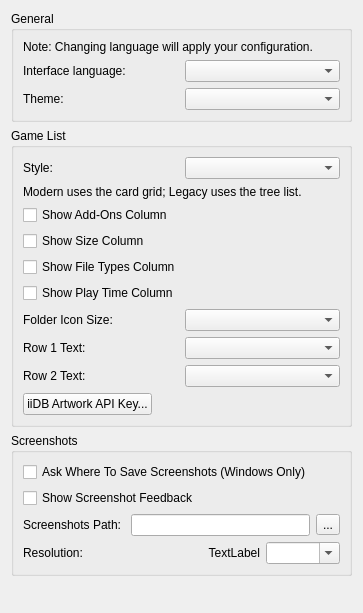
<?xml version="1.0" encoding="UTF-8"?>
<ui version="4.0">
 <class>ConfigureUi</class>
 <widget class="QWidget" name="ConfigureUi">
  <property name="geometry">
   <rect>
    <x>0</x>
    <y>0</y>
    <width>363</width>
    <height>613</height>
   </rect>
  </property>
  <property name="windowTitle">
   <string>Form</string>
  </property>
  <property name="accessibleName">
   <string>UI</string>
  </property>
  <layout class="QVBoxLayout" name="verticalLayout">
   <item>
    <widget class="QGroupBox" name="general_groupBox">
     <property name="title">
      <string>General</string>
     </property>
     <layout class="QHBoxLayout" name="horizontalLayout">
      <item>
       <layout class="QVBoxLayout" name="verticalLayout_2">
        <item>
         <widget class="QLabel" name="label_change_language_info">
          <property name="text">
           <string>Note: Changing language will apply your configuration.</string>
          </property>
          <property name="wordWrap">
           <bool>true</bool>
          </property>
         </widget>
        </item>
        <item>
         <layout class="QHBoxLayout" name="horizontalLayout_2">
          <item>
           <widget class="QLabel" name="language_label">
            <property name="text">
             <string>Interface language:</string>
            </property>
           </widget>
          </item>
          <item>
           <widget class="QComboBox" name="language_combobox"/>
          </item>
         </layout>
        </item>
        <item>
         <layout class="QHBoxLayout" name="horizontalLayout_3">
          <item>
           <widget class="QLabel" name="theme_label">
            <property name="text">
             <string>Theme:</string>
            </property>
           </widget>
          </item>
          <item>
           <widget class="QComboBox" name="theme_combobox"/>
          </item>
         </layout>
        </item>
       </layout>
      </item>
     </layout>
    </widget>
   </item>
   <item>
    <widget class="QGroupBox" name="GameListGroupBox">
     <property name="title">
      <string>Game List</string>
     </property>
     <layout class="QHBoxLayout" name="GameListHorizontalLayout">
      <item>
       <layout class="QVBoxLayout" name="GeneralVerticalLayout">
        <item>
         <layout class="QHBoxLayout" name="game_library_style_layout">
          <item>
           <widget class="QLabel" name="game_library_style_label">
            <property name="text">
             <string>Style:</string>
            </property>
           </widget>
          </item>
          <item>
           <widget class="QComboBox" name="game_library_style_combobox"/>
          </item>
         </layout>
        </item>
        <item>
         <widget class="QLabel" name="game_library_style_note">
          <property name="text">
           <string>Modern uses the card grid; Legacy uses the tree list.</string>
          </property>
          <property name="wordWrap">
           <bool>true</bool>
          </property>
         </widget>
        </item>
        <item>
         <widget class="QCheckBox" name="show_add_ons">
          <property name="text">
           <string>Show Add-Ons Column</string>
          </property>
         </widget>
        </item>
        <item>
         <widget class="QCheckBox" name="show_size">
          <property name="text">
           <string>Show Size Column</string>
          </property>
         </widget>
        </item>
        <item>
         <widget class="QCheckBox" name="show_types">
          <property name="text">
           <string>Show File Types Column</string>
          </property>
         </widget>
        </item>
        <item>
         <widget class="QCheckBox" name="show_play_time">
          <property name="text">
           <string>Show Play Time Column</string>
          </property>
         </widget>
        </item>
        <item>
         <layout class="QHBoxLayout" name="folder_icon_size_qhbox_layout_2">
          <item>
           <widget class="QLabel" name="folder_icon_size_label">
            <property name="text">
             <string>Folder Icon Size:</string>
            </property>
           </widget>
          </item>
          <item>
           <widget class="QComboBox" name="folder_icon_size_combobox"/>
          </item>
         </layout>
        </item>
        <item>
         <layout class="QHBoxLayout" name="row_1_qhbox_layout">
          <item>
           <widget class="QLabel" name="row_1_label">
            <property name="text">
             <string>Row 1 Text:</string>
            </property>
           </widget>
          </item>
          <item>
           <widget class="QComboBox" name="row_1_text_combobox"/>
          </item>
         </layout>
        </item>
        <item>
         <layout class="QHBoxLayout" name="row_2_qhbox_layout">
          <item>
           <widget class="QLabel" name="row_2_label">
            <property name="text">
             <string>Row 2 Text:</string>
            </property>
           </widget>
          </item>
          <item>
           <widget class="QComboBox" name="row_2_text_combobox"/>
          </item>
         </layout>
        </item>
        <item alignment="Qt::AlignLeft">
         <widget class="QPushButton" name="iidb_api_key">
          <property name="text">
           <string>iiDB Artwork API Key...</string>
          </property>
          <property name="toolTip">
           <string>Set, test or forget the personal key for browsing iiDB artwork in game Properties.</string>
          </property>
         </widget>
        </item>
       </layout>
      </item>
     </layout>
    </widget>
   </item>
   <item>
    <widget class="QGroupBox" name="screenshots_GroupBox">
     <property name="title">
      <string>Screenshots</string>
     </property>
     <layout class="QVBoxLayout" name="verticalLayout_4">
      <item>
       <layout class="QVBoxLayout" name="verticalLayout_3">
        <item>
         <widget class="QCheckBox" name="enable_screenshot_save_as">
          <property name="text">
           <string>Ask Where To Save Screenshots (Windows Only)</string>
          </property>
         </widget>
        </item>
        <item>
         <widget class="QCheckBox" name="screenshot_feedback">
          <property name="toolTip">
           <string>Flashes the game and plays a shutter sound (at Lichii's volume) when you take a screenshot, then shows whether it was saved.</string>
          </property>
          <property name="text">
           <string>Show Screenshot Feedback</string>
          </property>
         </widget>
        </item>
        <item>
         <layout class="QHBoxLayout" name="horizontalLayout_4">
          <item>
           <widget class="QLabel" name="label">
            <property name="text">
             <string>Screenshots Path: </string>
            </property>
           </widget>
          </item>
          <item>
           <widget class="QLineEdit" name="screenshot_path_edit"/>
          </item>
          <item>
           <widget class="QToolButton" name="screenshot_path_button">
            <property name="text">
             <string>...</string>
            </property>
           </widget>
          </item>
         </layout>
        </item>
        <item>
         <layout class="QGridLayout" name="gridLayout">
          <property name="spacing">
           <number>6</number>
          </property>
          <item row="0" column="1">
           <layout class="QHBoxLayout" name="horizontalLayout_5">
            <item>
             <widget class="QLabel" name="screenshot_width">
              <property name="text">
               <string>TextLabel</string>
              </property>
              <property name="alignment">
               <set>Qt::AlignmentFlag::AlignRight|Qt::AlignmentFlag::AlignTrailing|Qt::AlignmentFlag::AlignVCenter</set>
              </property>
             </widget>
            </item>
            <item>
             <widget class="QComboBox" name="screenshot_height">
              <property name="editable">
               <bool>true</bool>
              </property>
             </widget>
            </item>
           </layout>
          </item>
          <item row="0" column="0">
           <widget class="QLabel" name="label_3">
            <property name="text">
             <string>Resolution:</string>
            </property>
           </widget>
          </item>
         </layout>
        </item>
       </layout>
      </item>
     </layout>
    </widget>
   </item>
   <item>
    <spacer name="verticalSpacer">
     <property name="orientation">
      <enum>Qt::Orientation::Vertical</enum>
     </property>
     <property name="sizeHint" stdset="0">
      <size>
       <width>20</width>
       <height>40</height>
      </size>
     </property>
    </spacer>
   </item>
  </layout>
 </widget>
 <resources/>
 <connections/>
</ui>
